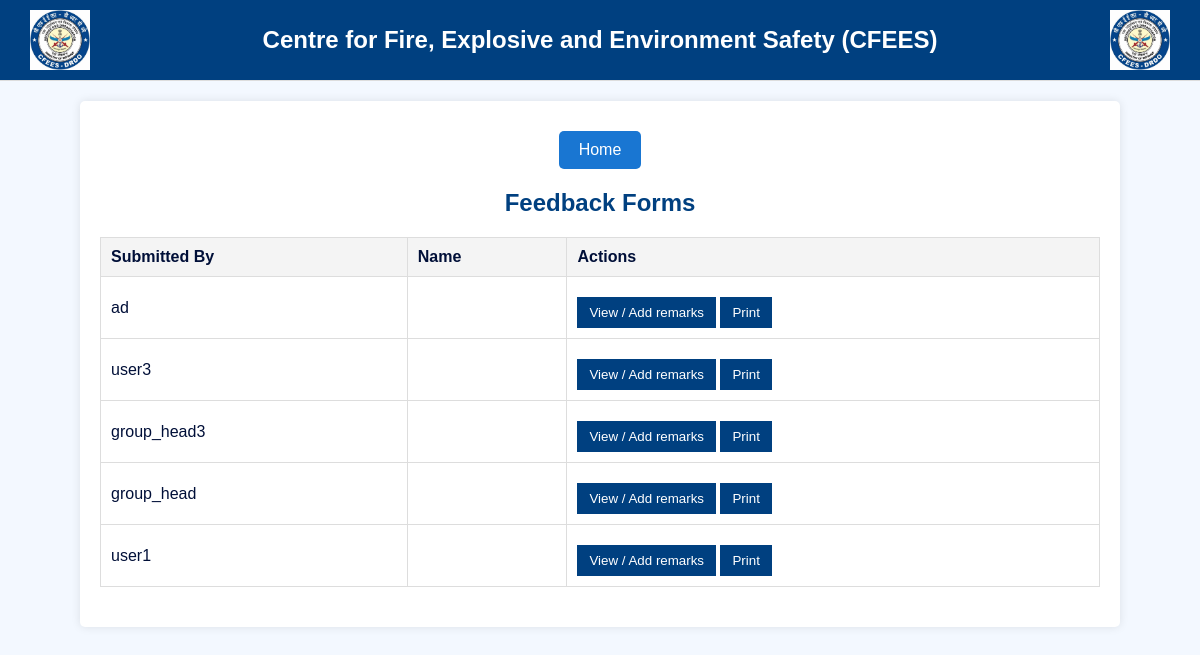
/view_feedback1.php (signed in), run on the app's committed database.
### tables this page shows
CREATE TABLE `feedback` (
  `id` int(11) NOT NULL,
  `designation` varchar(100) NOT NULL,
  `user_group` varchar(100) NOT NULL,
  `programme_type` varchar(100) NOT NULL,
  `programme_title` varchar(255) NOT NULL,
  `no_of_days` int(11) NOT NULL,
  `from_date` date NOT NULL,
  `to_date` date NOT NULL,
  `training_fee` decimal(10,2) DEFAULT NULL,
  `overview` text NOT NULL,
  `submitted_by` varchar(100) NOT NULL,
  `effectiveness` int(11) NOT NULL,
  `programme` int(11) NOT NULL,
  `conduct` int(11) NOT NULL,
  `instructor` int(11) NOT NULL,
  `aids` int(11) NOT NULL,
  `ad_status` int(11) NOT NULL DEFAULT 0,
  `ad_remarks` varchar(255) DEFAULT NULL,
  `tcp_hr_head_remarks` varchar(255) DEFAULT NULL,
  `tcp_hr_ad_remarks` varchar(255) DEFAULT NULL,
  `seminar_id` varchar(255) NOT NULL,
  `tcp_hr_ad_status` int(11) NOT NULL DEFAULT 0,
  `tcp_hr_head_status` int(11) NOT NULL DEFAULT 0,
  `location` varchar(255) NOT NULL
);

### view_feedback1.php (the view, shortened to what this page needs)
<?php
$username = $_SESSION['username'];
$conn = mysqli_connect("localhost", "root", "", "permission_request_system");
$sql_emp = "SELECT * FROM emp WHERE username='$username'";
$result_emp = mysqli_query($conn, $sql_emp);
$emp_data = mysqli_fetch_assoc($result_emp);
$current_session_user_id = $emp_data['id'];
$current_session_group_id = $emp_data['group_id'];
$current_session_internal_desig = $emp_data['internal_desig_id'];
$sql_group_info_2 = "SELECT group_head_id, ad_id FROM group_info WHERE group_id='$current_session_group_id'";
$result_group_info_2 = mysqli_query($conn, $sql_group_info_2);
$group_info_2 = mysqli_fetch_assoc($result_group_info_2);
$group_head_id_2 = $group_info_2['group_head_id'];
$ad_id_2 = $group_info_2['ad_id'];
$role = '';
if ($current_session_user_id == $group_head_id_2) {
    $role = 'tcp_hr_head';
} elseif ($current_session_user_id == $ad_id_2) {
    $role = 'tcp_hr_ad';
} elseif ($current_session_internal_desig == 1) {
    $role = 'ad';
} else {
    $role = 'employee';
}
$sql_feedback = "SELECT f.*, e.username AS feedback_giver_username
                 FROM feedback f
                 JOIN emp e ON f.submitted_by = e.username
                 ORDER BY f.id DESC";
$result_feedback = mysqli_query($conn, $sql_feedback);
$feedback_list = [];
while ($row = mysqli_fetch_assoc($result_feedback)) {
    $feedback_giver_group_id = $row['user_group'];
    $sql_group_info = "SELECT group_head_id, ad_id FROM group_info WHERE group_id='$feedback_giver_group_id'";
    $result_group_info = mysqli_query($conn, $sql_group_info);
    $group_info = mysqli_fetch_assoc($result_group_info);
    $group_head_id = $group_info['group_head_id'];
    $ad_id = $group_info['ad_id'];
    $ad_status = $row['ad_status'] ?? 0;
    $row['ad_status'] = $ad_status;
    if ($current_session_user_id == $group_head_id) {
        $row['dynamic_role'] = 'group_head';
    } elseif ($current_session_user_id == $ad_id) {
        $row['dynamic_role'] = 'ad';
    } else {
        $row['dynamic_role'] = $role;
    }
    if ($current_session_user_id == $ad_id || ($row['ad_status'] == 1 && in_array($role, ['tcp_hr_ad', 'tcp_hr_head']))) {
        $feedback_list[] = $row;
    }
}
?>
<!DOCTYPE html>
<html lang="en">
<head>
    <link rel="stylesheet" href="view_feedback_style.css">
</head>
<body>
    <div class="header">
        <img src="drdo_logo_0.png" alt="DRDO Logo">
        <h1>Centre for Fire, Explosive and Environment Safety (CFEES)</h1>
        <img src="drdo_logo_0.png" alt="DRDO Logo">
    </div>
    <div class="container">
    <?php include 'home_button.php'; ?>
        <h2>Feedback Forms</h2>
        <?php if (!empty($feedback_list)): ?>
            <table>
                <thead>
                    <tr>
                        <th>Submitted By</th>
                        <th>Name</th>
                        <th>Actions</th>
                    </tr>
                </thead>
                <tbody>
                    <?php foreach ($feedback_list as $row): ?>
                        <tr>
                            <td><?php echo htmlspecialchars($row['submitted_by']); ?></td>
                            <td><?php echo htmlspecialchars($row['name']); ?></td>
                            <td>
                                <button class="button" onclick="toggleDetails('<?php echo $row['id']; ?>')">View / Add remarks</button>
                                <button class="button print-button" onclick="printFeedback('<?php echo $row['id']; ?>')">Print</button>
                            </td>
                        </tr>
                    <?php endforeach; ?>
                </tbody>
            </table>
        <?php else: ?>
            <p>No feedback available.</p>
        <?php endif; ?>
    </div>
</body>
</html>

### view_feedback_style.css (style rules this page uses)
.header { background-color: rgb(0, 15, 56); color: rgb(243, 248, 255); padding: 15px 20px; display: flex; align-items: center; justify-content: space-between; }
h1 { text-align: center; }
.header img { height: 50px; }
body { background-color: rgb(243, 248, 255); font-family: 'Arial', sans-serif; margin: 0; padding: 0; color: rgb(0, 15, 56); }
.container { margin: 20px auto; padding: 20px; max-width: 1000px; background-color: #fff; border-radius: 5px; box-shadow: 0 0 10px rgba(0, 0, 0, 0.1); }
h2 { color: #333; text-align: center; }
table { width: 100%; border-collapse: collapse; margin-top: 20px; }
table, th, td { border: 1px solid #ddd; }
th, td { padding: 10px; text-align: left; }
th { background-color: #f2f2f2; }
body { font-family: Arial, sans-serif; margin: 0; padding: 0; }
.header { background-color: rgb(0, 15, 56); text-align: center; padding: 20px; border-bottom: 1px solid #ddd; }
.header img { height: 50px; margin: 0 10px; }
.container { padding: 20px; }
table { width: 100%; border-collapse: collapse; }
th, td { padding: 10px; border: 1px solid #ddd; text-align: left; }
th { background-color: #f0f0f0; }

### view_feedback1.php (style rules this page uses)
body { font-family: Arial, sans-serif; margin: 0; padding: 0; }
.header { display: flex; justify-content: space-between; align-items: center; padding: 10px 20px; background-color: #004080; color: white; }
.header img { height: 60px; }
.header h1 { margin: 0; font-size: 1.5em; }
.container { padding: 20px; }
h2, h3 { text-align: center; color: #004080; }
table { width: 100%; border-collapse: collapse; margin: 20px 0; }
table, th, td { border: 1px solid #ddd; }
th, td { padding: 10px; text-align: left; }
th { background-color: #f4f4f4; }
.button { padding: 8px 12px; background-color: #004080; color: white; border: none; cursor: pointer; }
.print-button { margin-top: 10px; }

### data on the page
feedback: submitted_by "ad"
feedback: submitted_by "user3"
feedback: submitted_by "group_head3"
feedback: submitted_by "group_head"
feedback: submitted_by "user1"
